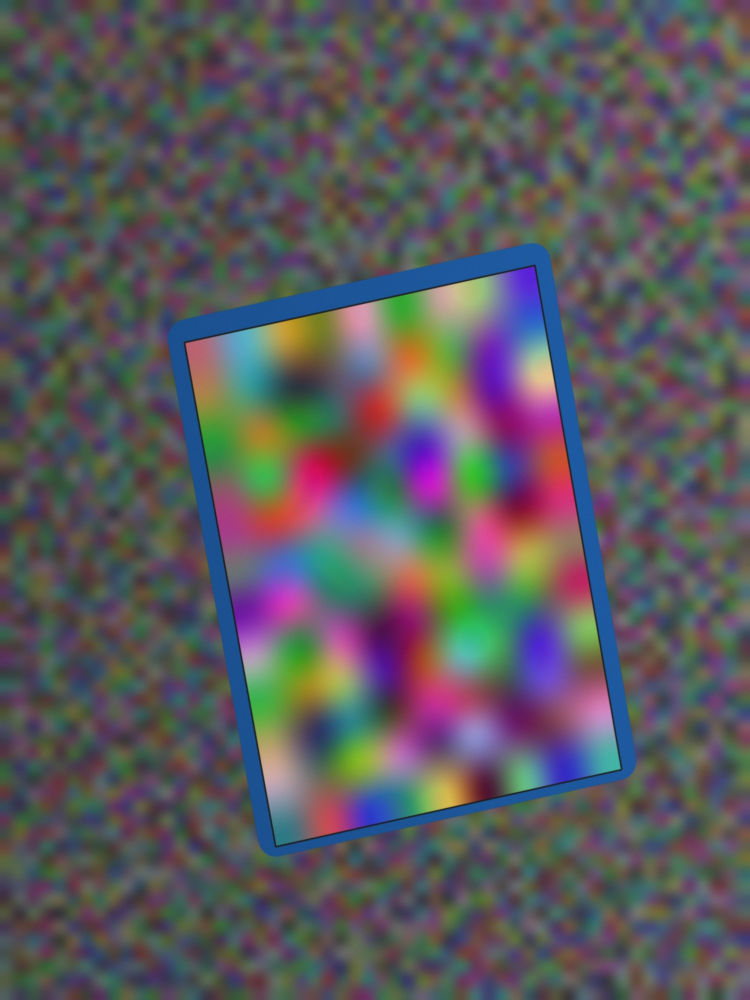
#> input picture samples/synthetic_back_70-30.jpg, 2250 x 3000 px (shown at 1/3 size)
$ python centering.py --front samples/synthetic_back_70-30.jpg   (older library calls are emulated)
#> lines starting #> are read from the running program, lines starting #| are printed output that depends on the picture
#> in main, img is the input picture: shape (3000, 2250, 3); mean B, G, R 94.1, 89.7, 91.7
### psa_standards.py
"""PSA centering limits, per grade.

Source: PSA Grading Standards (psacard.com/gradingstandards). The numbers are
the maximum share of the *wider* border on one axis, e.g. 55 means 55/45.

PSA writes "approximately" for most grades and allows a small variance at the
grader's discretion based on eye appeal, so treat these as hard lines for our
math but soft lines in the real world. Re-check the page before each release:
PSA has changed its 10 standard before (older docs say 60/40 for a 10).

Centering only sets a CEILING. A perfectly centered card can still be a 6 if
the corners are worn. Corners, edges and surface are checked separately.
"""

# (grade, name, front_max_pct, back_max_pct)
PSA_CENTERING = [
    (10, "Gem Mint", 55, 75),
    (9, "Mint", 60, 90),
    (8, "NM-MT", 65, 90),
    (7, "Near Mint", 70, 90),
    (6, "EX-MT", 80, 90),
    (5, "Excellent", 85, 90),
    (4, "VG-EX", 85, 90),
    (3, "Very Good", 90, 90),
    (2, "Good", 90, 90),
]
# Worse than 90/10 on either side: PSA lists no centering requirement for a 1.
FLOOR = (1, "Poor")


def limit_for(grade: int, side: str) -> float:
    for g, _name, front, back in PSA_CENTERING:
        if g == grade:
            return front if side == "front" else back
    raise ValueError(f"no centering limit for grade {grade}")


def centering_cap(worst_pct: float, side: str) -> tuple[int, str]:
    """Highest PSA grade this centering still allows on the given side."""
    for grade, name, front, back in PSA_CENTERING:
        limit = front if side == "front" else back
        if worst_pct <= limit:
            return grade, name
    return FLOOR

### centering.py
"""GradeWise centering checker v0.1

Takes a phone photo (or scan) of a trading card, finds the card, straightens
it, measures the four borders and tells you the highest PSA grade the
centering allows.

    python centering.py --front front.jpg --back back.jpg --out results/

How it works
1. Find the card outline (brightness AND colour edges), fit a straight line
   to each side, and step outward if we locked onto the printed frame instead.
2. Undo the perspective so the card becomes a flat 63 x 88 mm rectangle at
   20 px/mm, then polish the corners by re-fitting the edges in that image.
3. Along ~100 scanlines per side, find the outer edge (colour jump at the card
   edge) and the inner edge (first point where the border colour ends),
   both to sub-pixel precision.
4. Border width = trimmed mean over scanlines. Ratio = wider / (both sides).
5. Compare with PSA's limits (psa_standards.py), estimate how sure we are,
   and flag photos we shouldn't trust (low resolution, blur, glare, missed edge).
"""
from __future__ import annotations

import argparse
import json
import math
import os
import sys
from dataclasses import asdict, dataclass, field

import cv2
import numpy as np

from psa_standards import centering_cap, limit_for

CARD_W_MM, CARD_H_MM = 63.0, 88.0  # Pokemon / MTG / sports cards are all ~63x88
PPM = 20                            # pixels per mm in the straightened image
W, H = int(CARD_W_MM * PPM), int(CARD_H_MM * PPM)
MARGIN = 3 * PPM                    # background kept around the card after warping


# ----------------------------------------------------------------- results --

@dataclass
class SideResult:
    side: str                       # "front" or "back"
    left_mm: float
    right_mm: float
    top_mm: float
    bottom_mm: float
    left_right: str                 # e.g. "52/48"
    top_bottom: str
    worst_axis: str                 # "left/right" or "top/bottom"
    worst_pct: float                # wider border share on the worse axis
    uncertainty_pct: float          # 1 sigma measurement uncertainty on worst_pct
    max_grade: int                  # highest PSA grade centering allows
    max_grade_name: str
    chance_centering_ok_for_10: float  # P(true centering within the PSA 10 limit)
    borderline: bool
    reliable: bool                  # False = don't feed this into a grading decision
    warnings: list[str] = field(default_factory=list)


# --------------------------------------------------------- card detection --

def _order(pts: np.ndarray) -> np.ndarray:
    """Return corners as top-left, top-right, bottom-right, bottom-left."""
    pts = pts.reshape(-1, 2).astype(np.float32)
    s, d = pts.sum(1), pts[:, 1] - pts[:, 0]
    return np.array([pts[s.argmin()], pts[d.argmin()], pts[s.argmax()], pts[d.argmax()]],
                    dtype=np.float32)


def _candidate_masks(small: np.ndarray):
    """Several ways of separating card from background.

    Edges are found on colour as well as brightness: a blue Pokemon back on a
    grey desk has almost the same brightness as the desk.
    """
    k = np.ones((5, 5), np.uint8)
    blur = cv2.GaussianBlur(small, (5, 5), 0)
    lab = cv2.cvtColor(blur, cv2.COLOR_BGR2LAB)
    for i, gain in ((0, 1.0), (1, 2.5), (2, 2.5)):
        ch = cv2.convertScaleAbs(lab[..., i], alpha=gain, beta=-128 * (gain - 1))
        yield cv2.morphologyEx(cv2.Canny(ch, 30, 90), cv2.MORPH_CLOSE, k, iterations=3)
    gray = cv2.cvtColor(blur, cv2.COLOR_BGR2GRAY)
    _, otsu = cv2.threshold(gray, 0, 255, cv2.THRESH_BINARY + cv2.THRESH_OTSU)
    yield cv2.morphologyEx(otsu, cv2.MORPH_OPEN, k, iterations=2)
    yield cv2.morphologyEx(255 - otsu, cv2.MORPH_OPEN, k, iterations=2)
    yield _background_mask(small)


def _background_mask(small: np.ndarray) -> np.ndarray:
    """Everything whose colour differs from the background, learned from the photo's border.

    A dark blue Pokemon back on black cloth is close to the cloth in brightness,
    so the edge masks merge the card with the cloth's folds and Otsu splits the
    card's bright artwork from its dark border instead. The background itself is
    uniform, though: anything that isn't background-coloured is the card.
    """
    lab = cv2.cvtColor(cv2.GaussianBlur(small, (7, 7), 0), cv2.COLOR_BGR2LAB).astype(np.float32)
    h, w = lab.shape[:2]
    b = max(4, int(0.03 * min(h, w)))
    ring = np.concatenate([lab[:b].reshape(-1, 3), lab[-b:].reshape(-1, 3),
                           lab[:, :b].reshape(-1, 3), lab[:, -b:].reshape(-1, 3)])
    bg = np.median(ring, axis=0)
    spread = np.percentile(np.linalg.norm(ring - bg, axis=1), 90)     # how much the background varies
    dist = np.linalg.norm((lab - bg) * [1.0, 2.0, 2.0], axis=2)       # colour counts more than brightness
    mask = (dist > max(12.0, 1.5 * spread)).astype(np.uint8) * 255
    k = np.ones((5, 5), np.uint8)
    mask = cv2.morphologyEx(mask, cv2.MORPH_OPEN, k, iterations=2)
    return cv2.morphologyEx(mask, cv2.MORPH_CLOSE, k, iterations=4)


def find_card(img: np.ndarray) -> np.ndarray | None:
    """Find the card's four corners (full-resolution pixel coordinates).

    Every mask can propose quadrilaterals; we keep the LARGEST card-shaped one,
    so the printed frame inside the card can never win over the card itself.

    If nothing passes, a second, more lenient pass runs (so photos that already
    work are unaffected). It is for dark Pokemon backs on dark cloth or a dark
    stand: the card edge is real but weak compared with the yellow logo, and the
    Canny outline of the card may not close. It accepts weaker edges and open
    outlines, but no side may lie on the photo's own border (a card cut off by
    the frame).
    """
    h, w = img.shape[:2]
    scale = min(1.0, 1200 / max(h, w))
    small = cv2.resize(img, None, fx=scale, fy=scale, interpolation=cv2.INTER_AREA)
    area_img = small.shape[0] * small.shape[1]

    mag = _edge_magnitude(small)
    masks = list(_candidate_masks(small))
    best = None
    for lenient in (False, True):
        best, best_area = None, 0.0
        for mask in masks:
            contours, _ = cv2.findContours(mask, cv2.RETR_EXTERNAL, cv2.CHAIN_APPROX_NONE)
            for c in sorted(contours, key=cv2.contourArea, reverse=True)[:5]:
                area = cv2.contourArea(c)
                if area > 0.98 * area_img:
                    continue
                if not lenient and (area < 0.03 * area_img or area <= best_area):
                    continue
                hull = cv2.convexHull(c)
                approx = cv2.approxPolyDP(hull, 0.03 * cv2.arcLength(hull, True), True)
                if len(approx) != 4:
                    continue
                quad_area = cv2.contourArea(approx)
                outline = area / quad_area < 0.85               # must fill its own quad...
                if outline and not lenient:
                    continue
                if outline:
                    area = quad_area                           # ...or be its open outline (checked below)
                if area < 0.03 * area_img or area <= best_area:
                    continue
                q = _order(approx)
                sides = [np.linalg.norm(q[i] - q[(i + 1) % 4]) for i in range(4)]
                short, long_ = sorted([(sides[0] + sides[2]) / 2, (sides[1] + sides[3]) / 2])
                if not 0.55 < short / long_ < 0.9:              # cards are 63/88 = 0.72
                    continue
                # every side must sit on a real edge (rejects outlines merged with desk texture)
                q = _refine_with_lines(c.reshape(-1, 2).astype(np.float32), q)
                if outline and not _is_outline_of(c, q):
                    continue
                if lenient:
                    if _edge_support(mag, q, 0.18) < 0.7 or _touches_border(q, small.shape):
                        continue
                elif _edge_support(mag, q) < 0.7:
                    continue
                best, best_area = q, area
        if best is not None:
            break
    if best is None:
        return None
    quad = _expand_if_inner_frame(img, best / scale)
    return _refine_in_flat(img, quad)


# [27 lines left out: functions _is_outline_of, _touches_border, not called in this run]


def _edge_magnitude(small: np.ndarray) -> np.ndarray:
    lab = cv2.cvtColor(cv2.GaussianBlur(small, (5, 5), 0), cv2.COLOR_BGR2LAB).astype(np.float32)
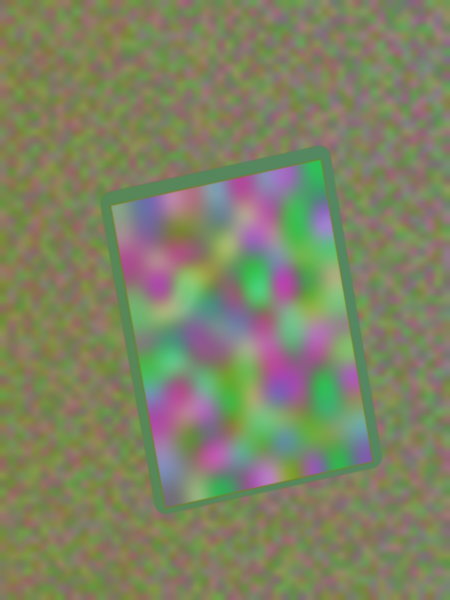
#> lab: shape (1200, 900, 3) float32 (shown at 1/2 size); mean B, G, R 99.8, 131.1, 126.7
    mag = np.zeros(small.shape[:2], np.float32)
    for i, gain in ((0, 1.0), (1, 2.0), (2, 2.0)):
        gx = cv2.Sobel(lab[..., i], cv2.CV_32F, 1, 0)
        gy = cv2.Sobel(lab[..., i], cv2.CV_32F, 0, 1)
        mag = np.maximum(mag, gain * cv2.magnitude(gx, gy))
#> this loop made 3 passes
#> pass 1, in _edge_magnitude, `gx = cv2.Sobel(lab[..., i], cv2.CV_32F, 1, 0)`:
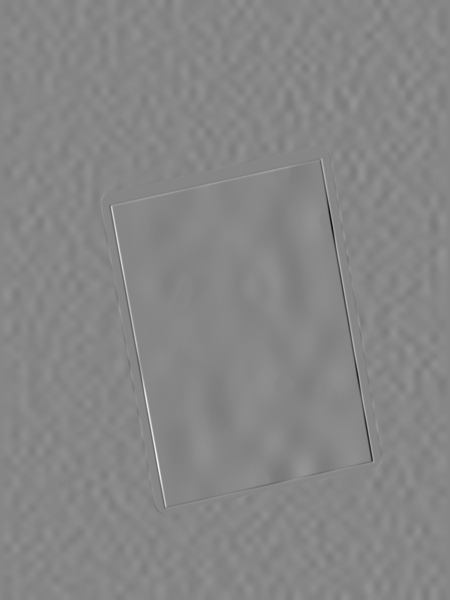
#> gx: shape (1200, 900) float32 (shown at 1/2 size); min -361, max 323, mean 0.2; drawn with min black and max white
#> pass 1, in _edge_magnitude, `mag = np.maximum(mag, gain * cv2.magnitude(gx, gy))`:
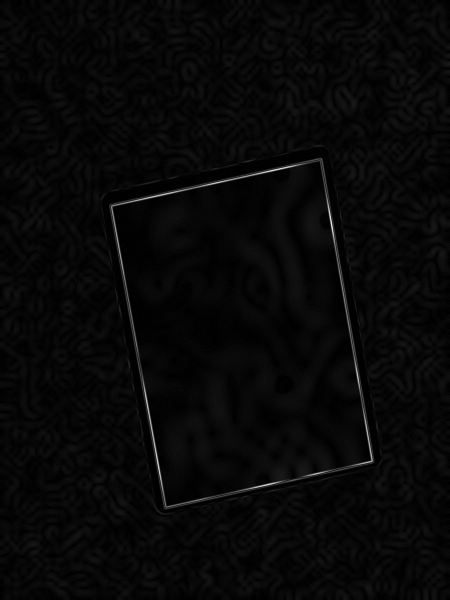
#> mag: shape (1200, 900) float32 (shown at 1/2 size); min 0, max 366.1, mean 11.8; drawn with min black and max white
#> pass 2, in _edge_magnitude, `gx = cv2.Sobel(lab[..., i], cv2.CV_32F, 1, 0)`:
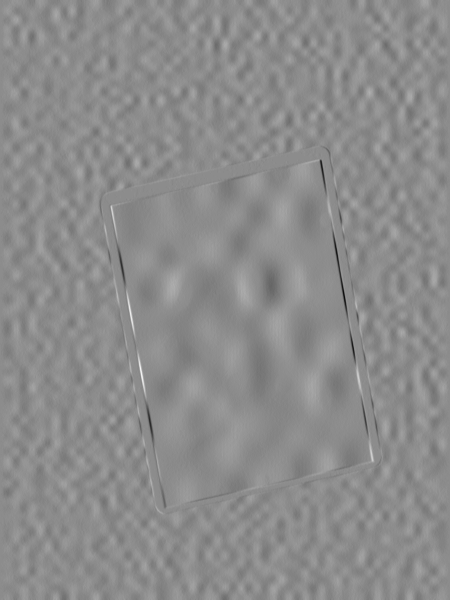
#> gx: shape (1200, 900) float32 (shown at 1/2 size); min -156, max 128, mean 0; drawn with min black and max white
#> (the rest of the program and of its run is left out)
